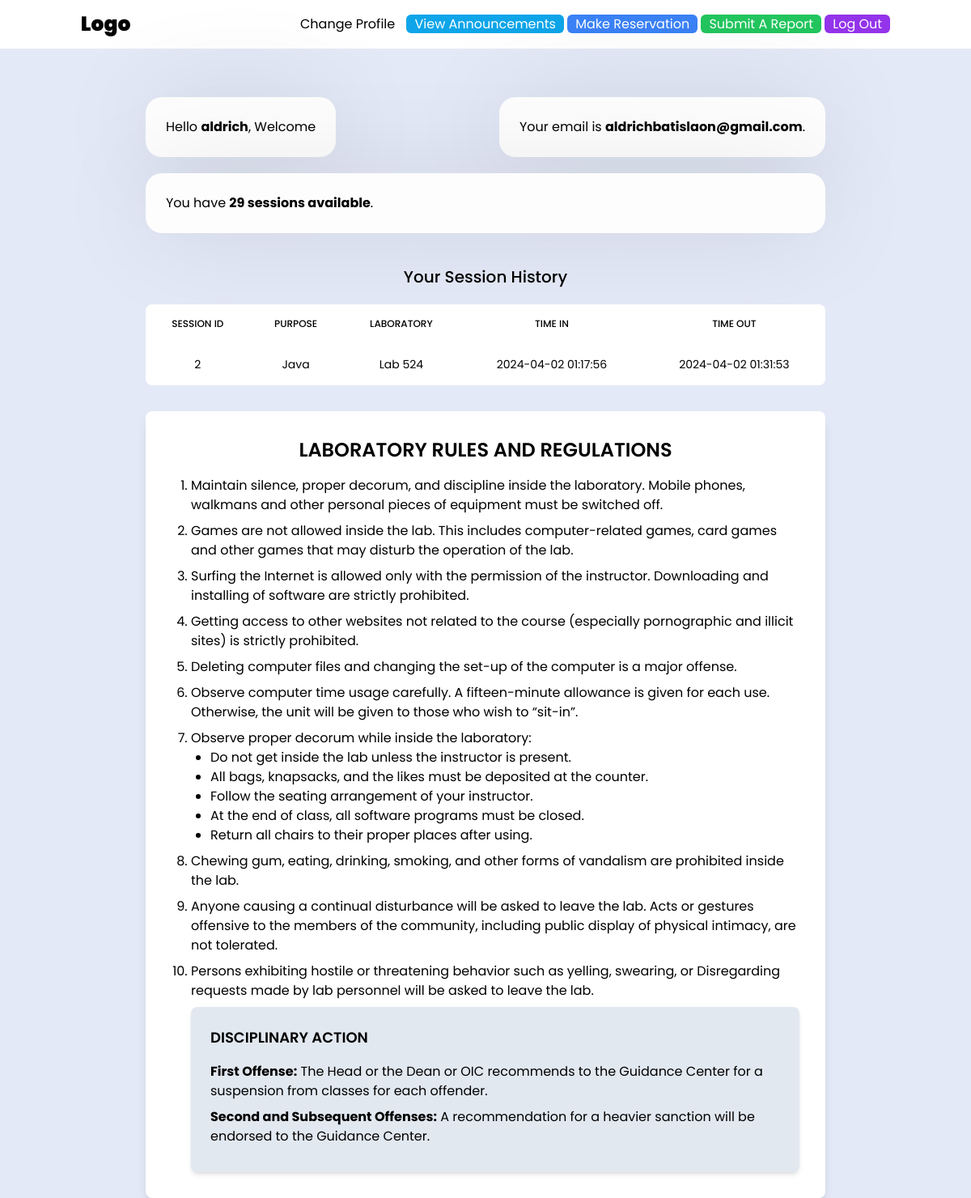
/home.php (signed in), run on an earlier commit of the app's database.
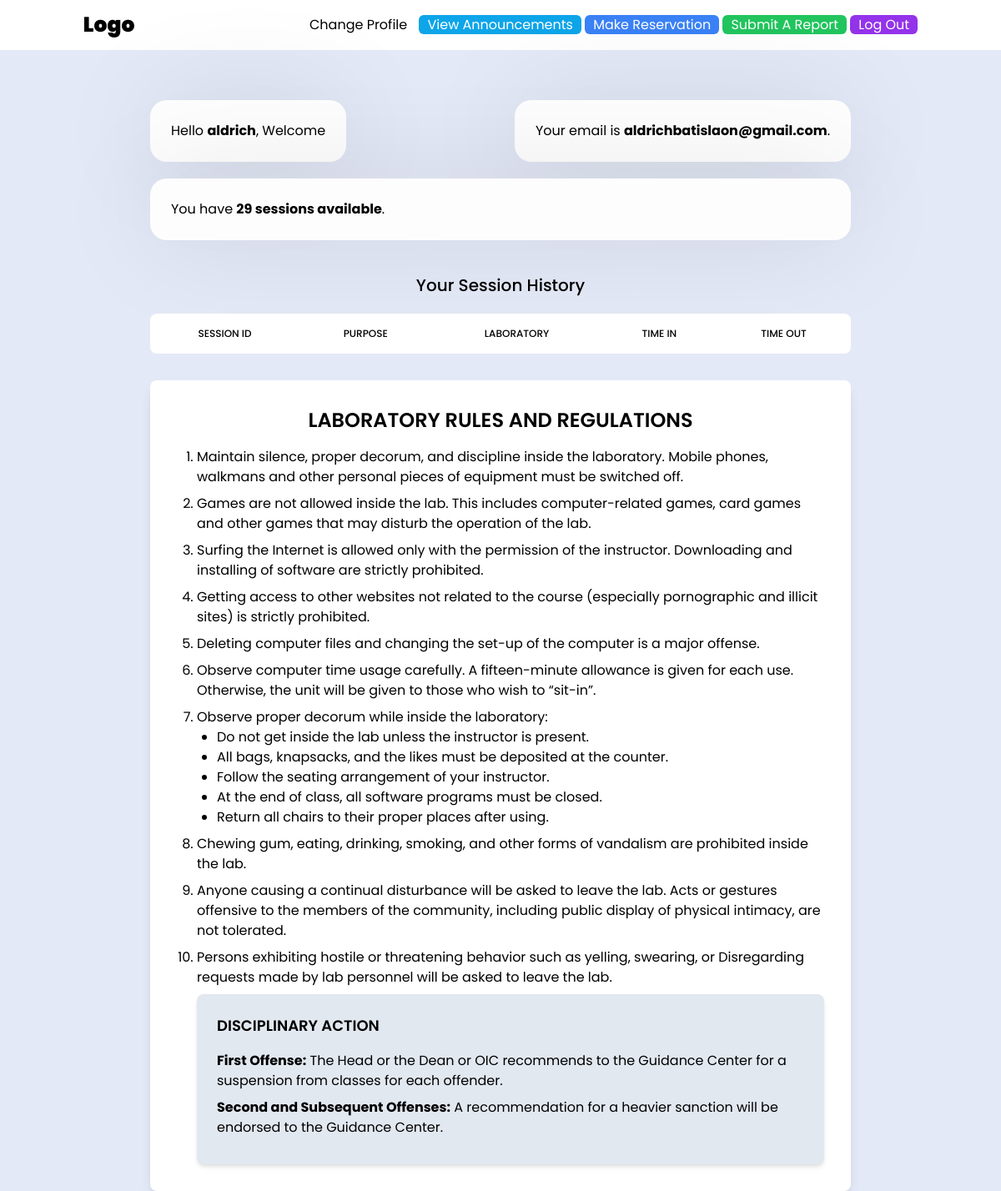
And on a later commit of the database.
### tables this page shows
CREATE TABLE `sessions` (
  `session_id` int(11) NOT NULL,
  `student_id` int(11) NOT NULL,
  `time_out` datetime DEFAULT NULL,
  `time_in` datetime NOT NULL DEFAULT current_timestamp(),
  `laboratory` varchar(254) NOT NULL,
  `purpose` varchar(254) NOT NULL
);

### home.php (the view, shortened to what the changed rows need)
<?php
   include("config.php");
   $id = $_SESSION['id'];
   $students= [];
   $query = "SELECT * FROM sessions INNER JOIN student ON student.id = sessions.student_id WHERE student.id = '$id' AND time_out IS NOT NULL ORDER BY time_out ASC";
   $result = $con->query($query);
    if ($result->num_rows > 0) {
        while($row = $result->fetch_assoc()) {
            $students[] = $row;
        }
    }
?>
<!DOCTYPE html>
<html lang="en">
<head>
    <link rel="stylesheet" href="style.css">
     <script src="https://cdn.tailwindcss.com"></script>
</head>
<body>
    <main>
       <div class="main-box top">
          <h1 class="mt-10 text-center text-xl font-medium">Your Session History</h1>
           <table class="mt-5 w-full text-sm text-left rtl:text-right text-white rounded-lg overflow-hidden">
                <thead class="text-xs text-black bg-white uppercase rounded-md">
                    <tr>
                        <th class="border px-4 py-4 font-medium border-none  text-center">SESSION ID</th>
                        <th class="border px-4 py-4 font-medium border-none  text-center">PURPOSE</th>
                        <th class="border px-4 py-4 font-medium border-none  text-center">LABORATORY</th>
                        <th class="border px-4 py-4 font-medium border-none  text-center">TIME IN</th>
                        <th class="border px-4 py-4 font-medium border-none  text-center">TIME OUT</th>
                    </tr>
                </thead>
                <tbody id="tbody" class="relative">
                <?php
            foreach ($students as $student) {
                   echo '<tr class="bg-white text-black">
                                <td class="border px-4 py-4 border-none text-center text-xs md:text-sm text-black">'.$student['session_id'].'</td>
                                 <td class="border px-4 py-4 border-none text-center text-xs md:text-sm text-black">'.$student['purpose'].'</td>
                                <td class="border px-4 py-4 border-none text-center text-xs md:text-sm text-black">'.$student['laboratory'].'</td>
                                <td class="border px-4 py-4 border-none text-center text-xs md:text-sm text-black">'.$student['time_in'].'</td>
                                <td class="border px-4 py-4 border-none text-center text-xs md:text-sm text-black">'.$student['time_out'].'</td>
                                </tr>';
                }
            ?>
                </tbody>
            </table>
            <div class=" mt-8 bg-white rounded-lg shadow-lg p-8  w-full">
        <h2 class="text-2xl font-semibold mb-4 text-center">LABORATORY RULES AND REGULATIONS</h2>
        <ol class="list-decimal pl-6">
            <div class="bg-slate-200 p-6 rounded-lg shadow-md">
            <h2 class="text-lg font-semibold mb-4">DISCIPLINARY ACTION</h2>
        </div>
        </ol>
    </div>
       </div>
    </main>
</body>
</html>

What changed in the data, as far as the page shows it:
removed sessions: session_id "2", purpose "Java", laboratory "Lab 524", time_in "2024-04-02 01:17:56", time_out "2024-04-02 01:31:53"
